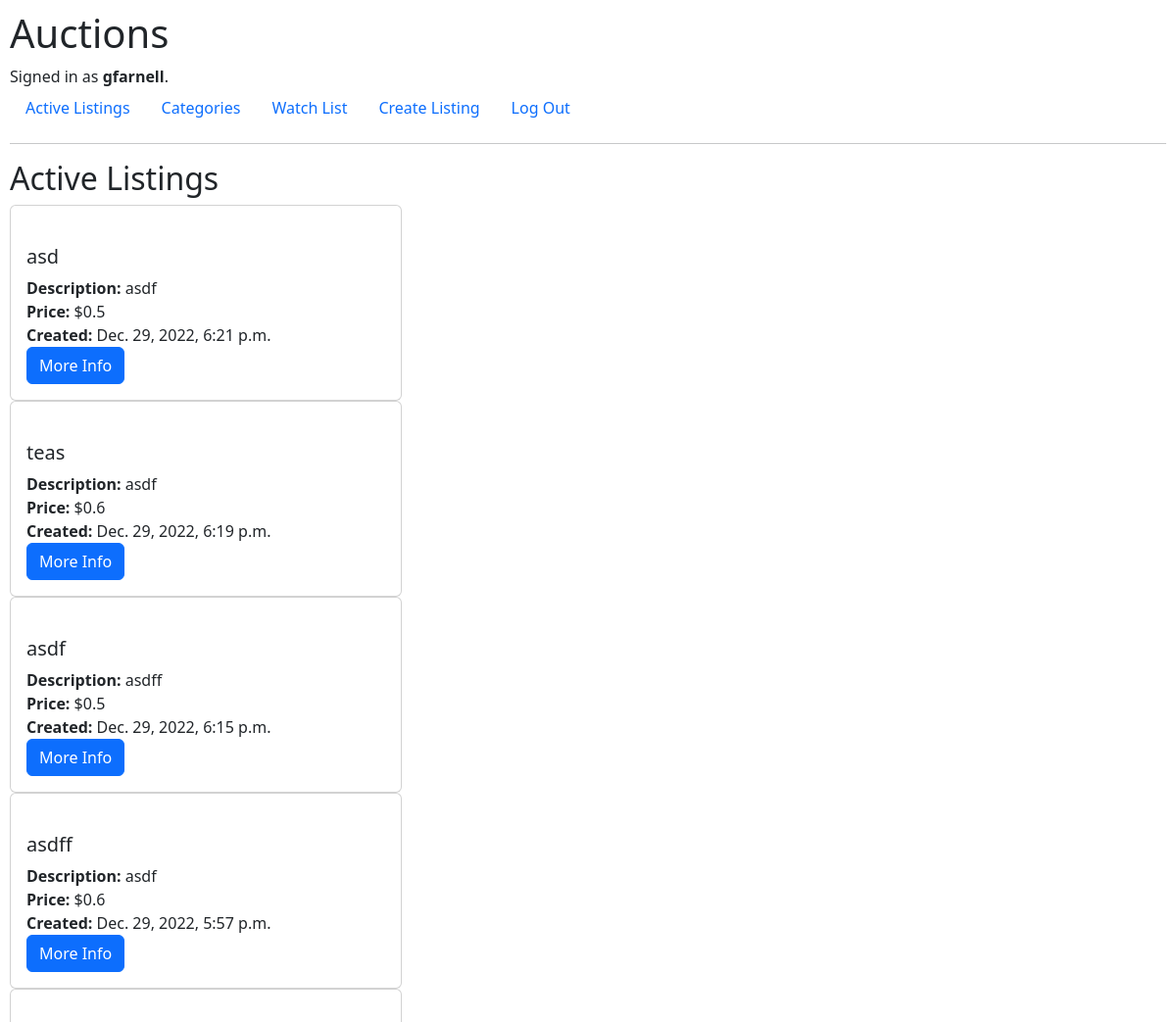
Page / (signed in, upper part) on the earlier database version.
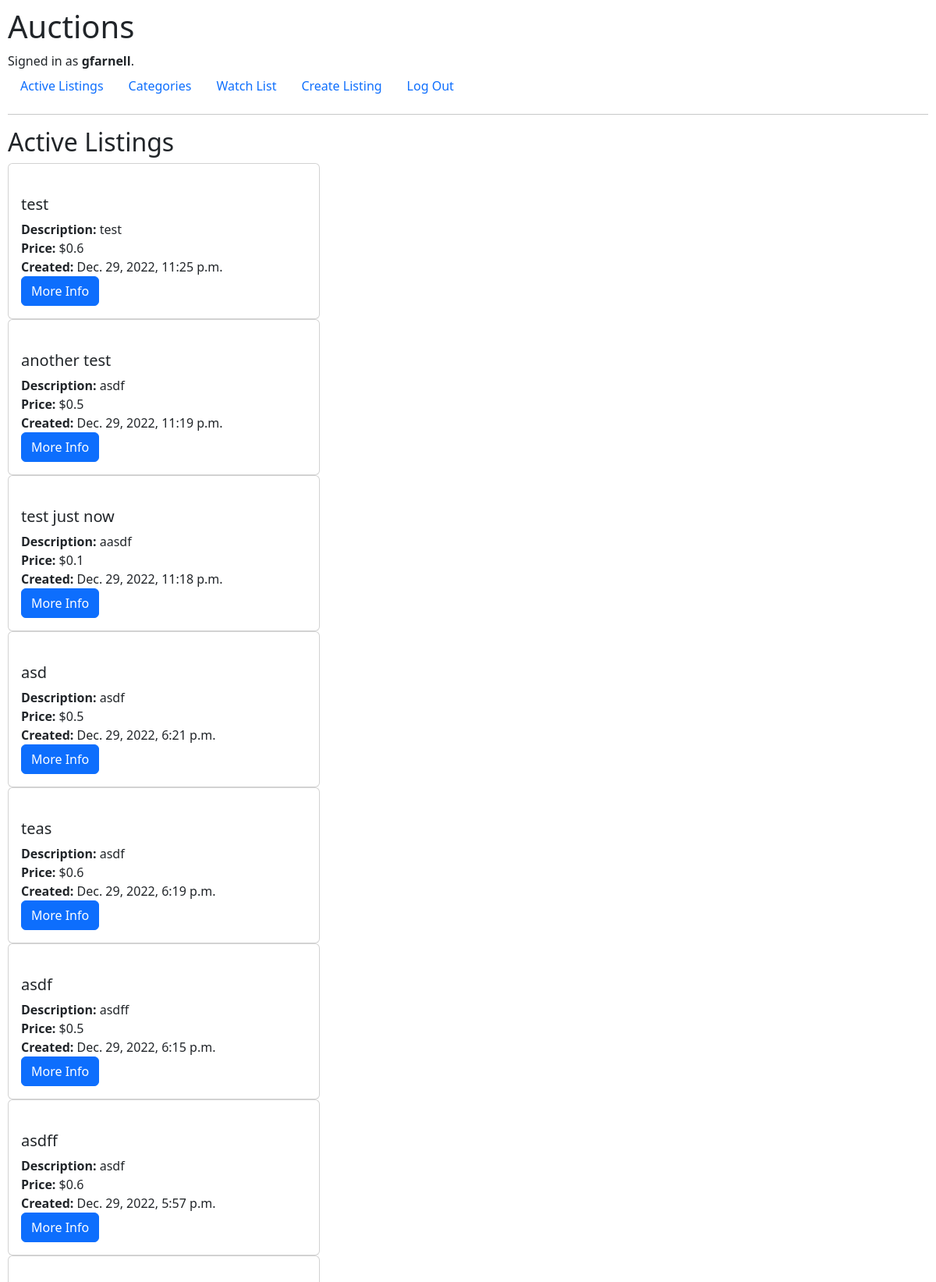
Same page on the later database version.
### auctions/models.py (models this page shows, shortened)
class Listings(models.Model):
    creator = models.ForeignKey(
        User, on_delete=models.PROTECT, related_name="get_creator_listings", blank=False)
    buyer = models.ForeignKey(
        User, blank=True, null=True, on_delete=models.PROTECT, related_name="get_buyer_listings")
    watchers = models.ManyToManyField(
        User, blank=True, related_name="get_watched_listings")
    title = models.CharField(max_length=64)
    description = models.CharField(max_length=300)
    startingBid = models.FloatField(max_length=64)
    createdDate = models.DateTimeField(auto_now_add=True)
    active = models.BooleanField(default=True)
    url = models.CharField(max_length=128, blank=True)
    category = models.CharField(max_length=64, choices=category_choices, default="No Category")

### auctions/views.py (the view)
# urls.py: path("", views.activeListings, name="activeListings"),
@login_required
def activeListings(request):
    returned_listing = Listings.objects.all()
    return render(request, "auctions/index.html", {
        "listings": Listings.objects.all().order_by('-createdDate')
    })

### auctions/templates/auctions/index.html (shortened to what this page needs)
{% extends "auctions/layout.html" %}
{% load static %}
{% block body %}
<h2>Active Listings</h2>
<div class="card-group">
    {% for listing in listings %}
    {% if listing.active == True %}
    <div id="container_card">
        <div class="card">
            <a href="{% url 'listings' listing.id %}" class="card-link">
            </a>
            <div class="card-body">
                <ul class="list-group list-group-flush">
                    <li>
                        <h5>{{ listing.title}}</h5>
                    </li>
                    <li><b>Description:</b> {{ listing.description}}</li>
                    <li><b>Price:</b> ${{ listing.startingBid}}</li>
                    <li><b>Created:</b> {{ listing.createdDate}}</li>
                    <li><a class="btn btn-primary" href="{% url 'listings' listing.id %}">More Info</a></li>
                </ul>
            </div>
        </div>
    </div>
</div>
{% endif %}
{% empty %}
<p>There are currently no active listings.</p>
{% endfor %}
{% endblock %}

Differences in the rows shown:
added Listings: title "test", description "test", startingBid "0.6", createdDate "Dec. 29, 2022, 11:25 p.m."
added Listings: title "another test", description "asdf", startingBid "0.5", createdDate "Dec. 29, 2022, 11:19 p.m."
added Listings: title "test just now", description "aasdf", startingBid "0.1", createdDate "Dec. 29, 2022, 11:18 p.m."
